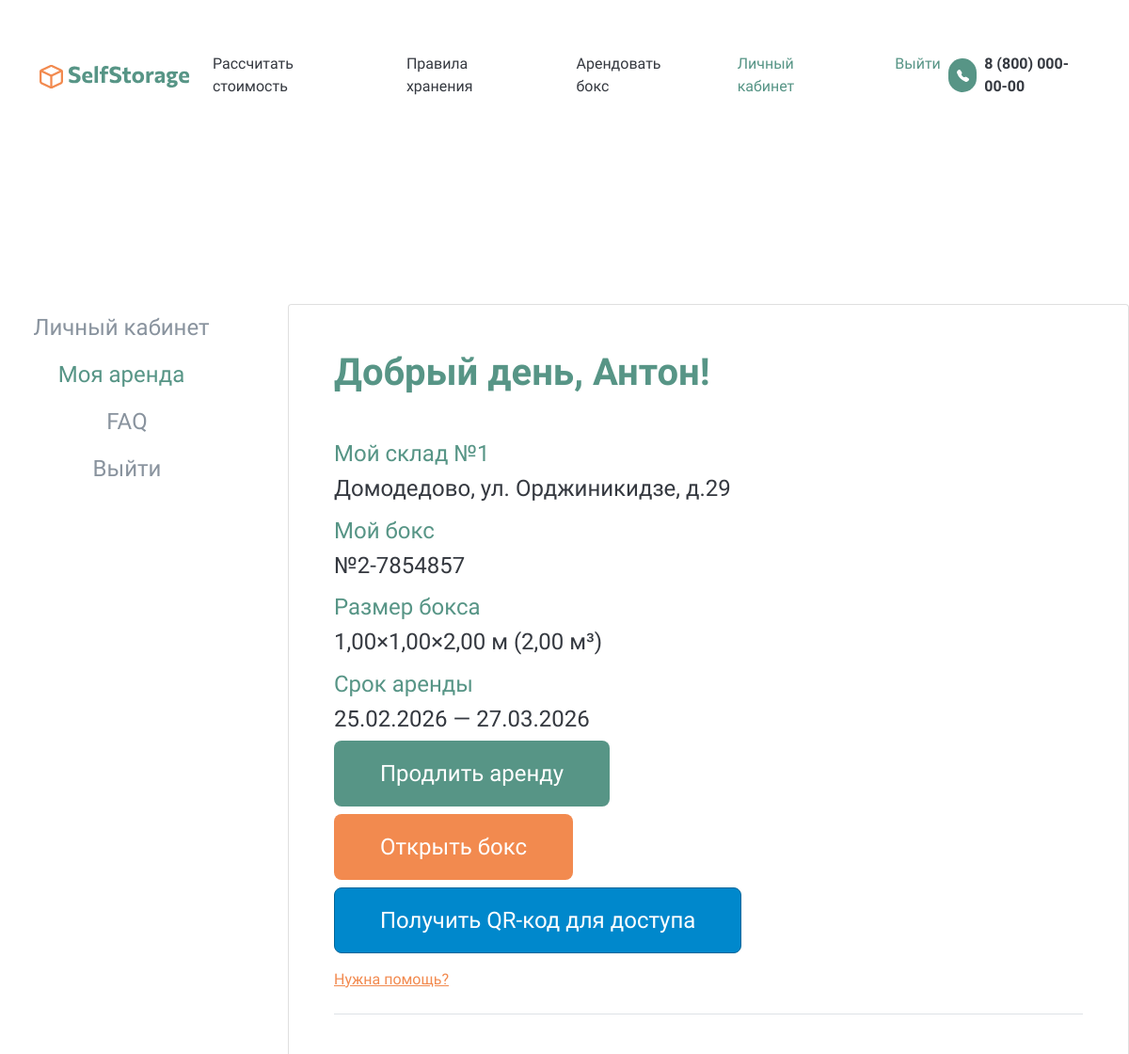
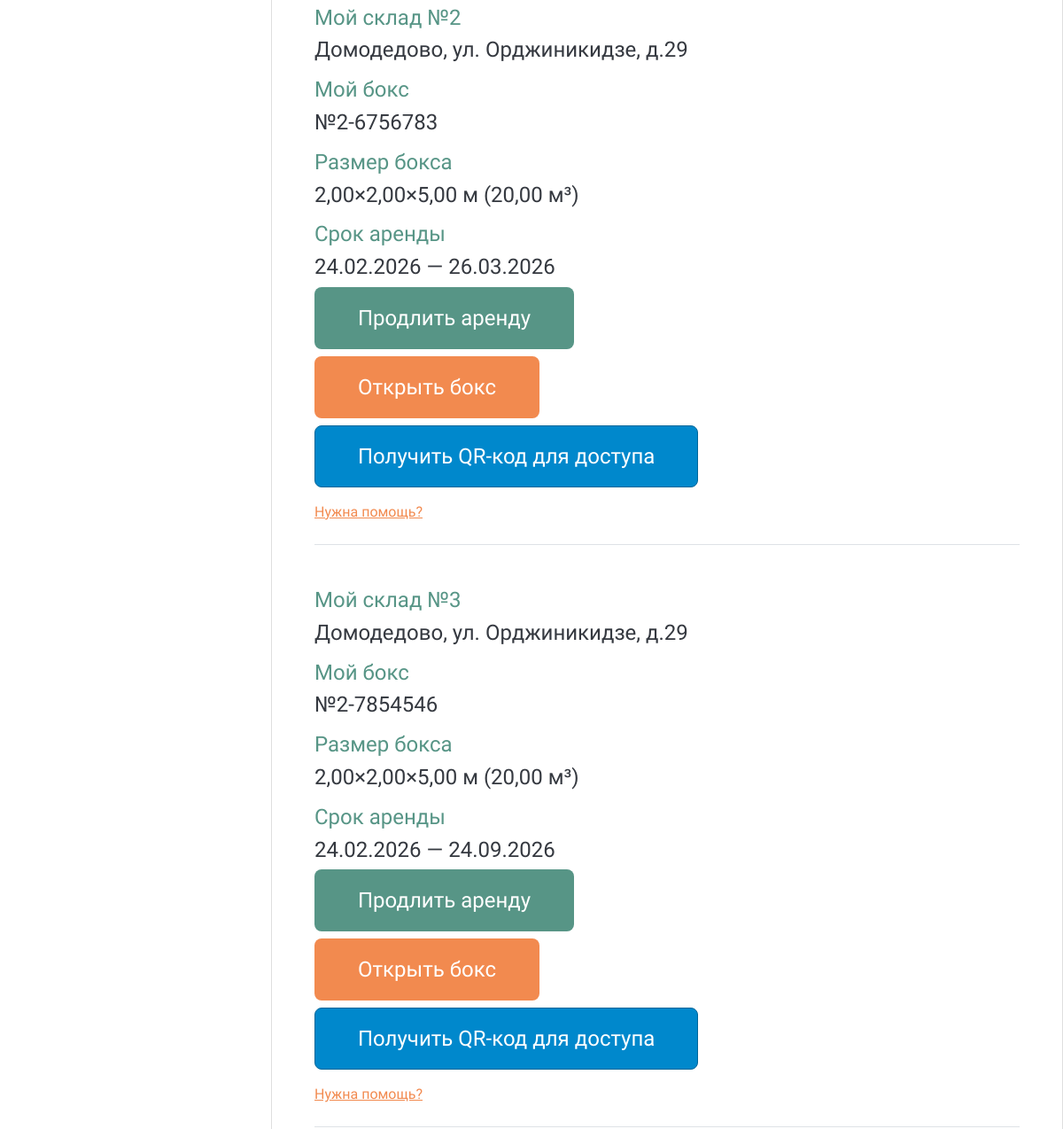
/my-rent/ (signed in, upper part), run on an earlier commit of the app's database (2 pictures, top to bottom).
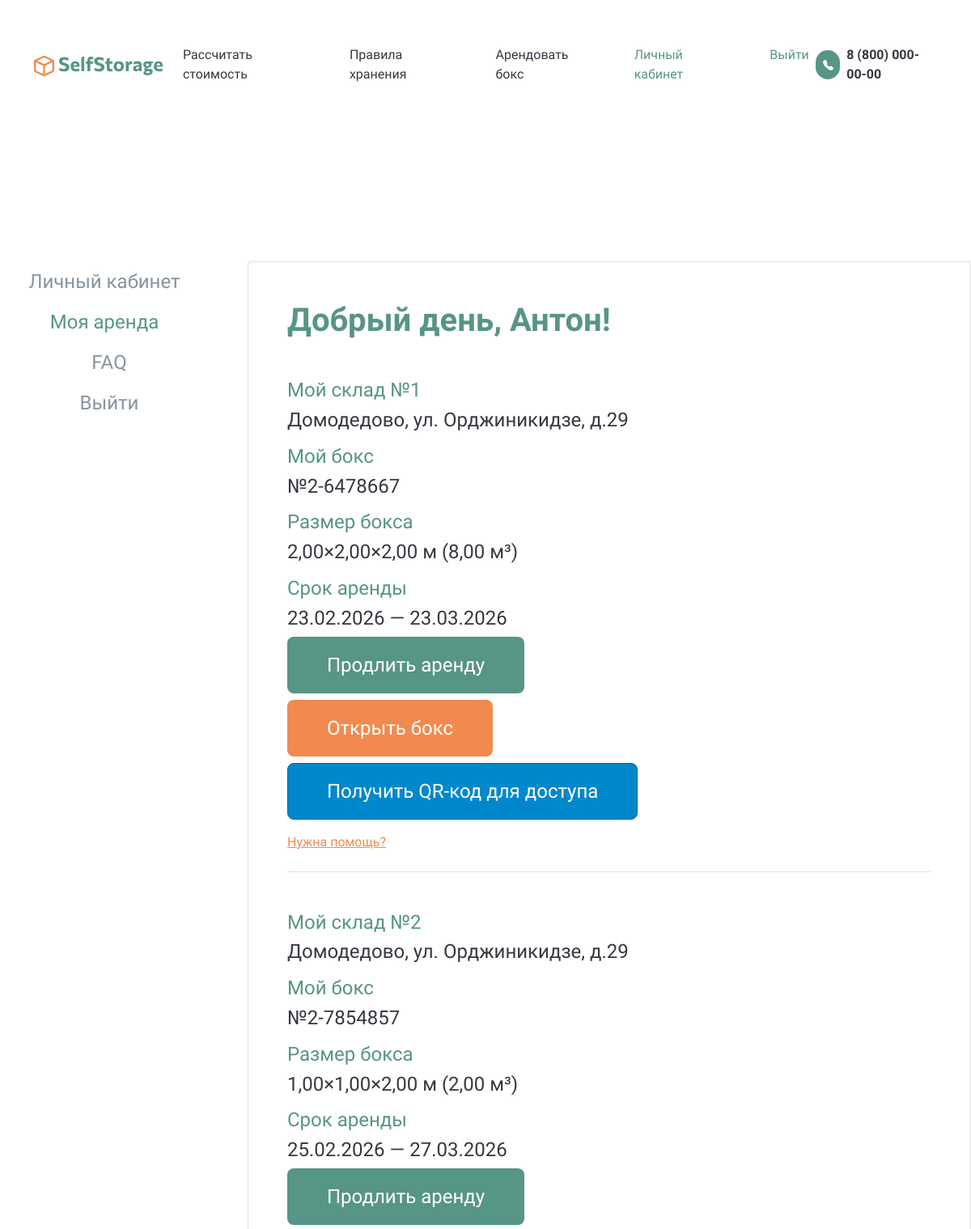
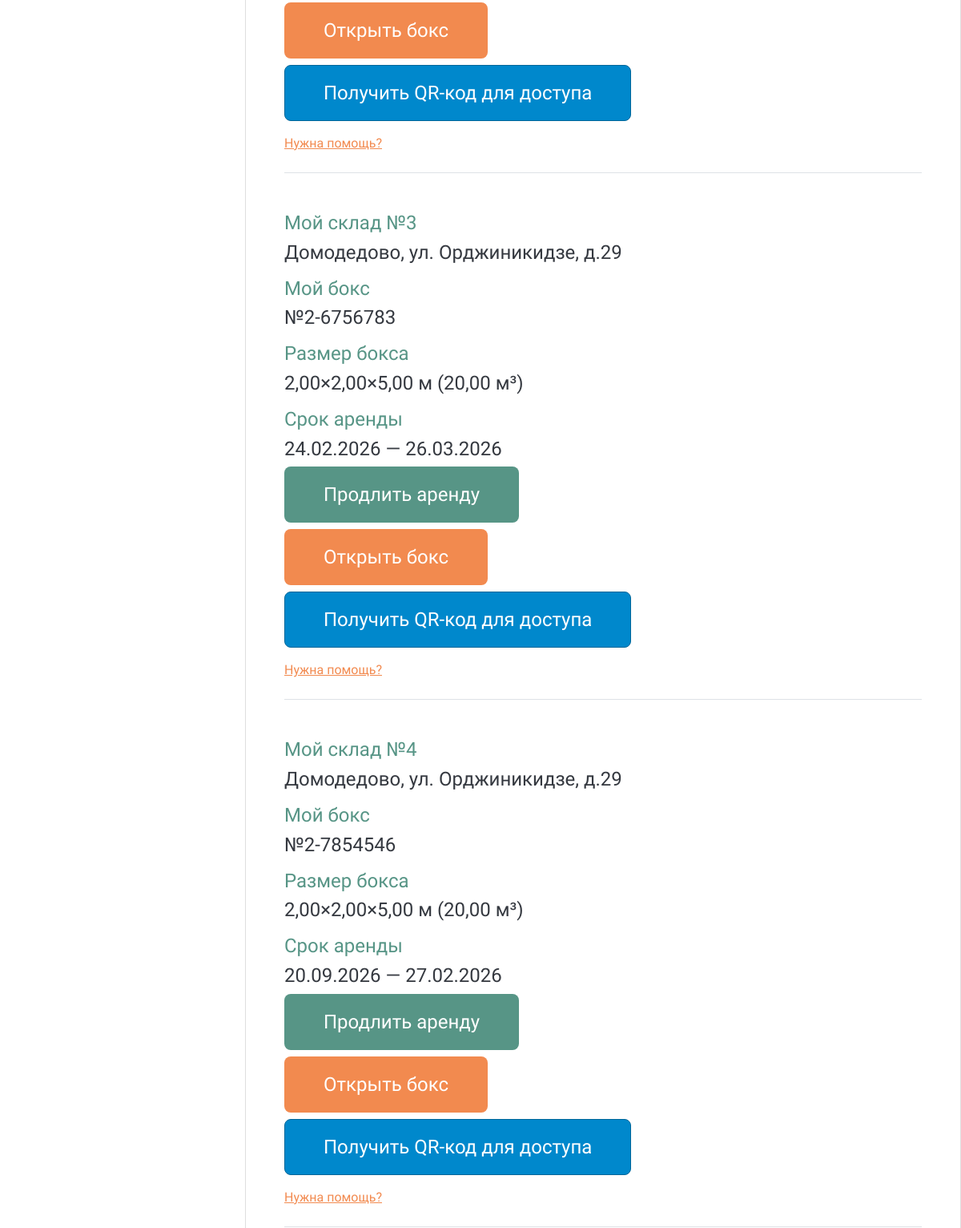
And on a later commit of the database (2 pictures, top to bottom).
### storage/models.py (models this page shows, shortened)
class RentalAgreement(models.Model):
    STATUS_CHOICES = [
        ('active', 'Активен'),
        ('completed', 'Завершен'),
        ('cancelled', 'Отменен'),
        ('overdue', 'Просрочен')
    ]
    client = models.ForeignKey(
        Client,
        on_delete=models.CASCADE,
        related_name='agreements',
        verbose_name="Клиент"
    )
    warehouse = models.ForeignKey(
        Warehouse,
        on_delete=models.PROTECT,
        related_name='agreements',
        verbose_name="Склад"
    )
    boxes = models.ManyToManyField(
        Box,
        related_name='agreements',
        verbose_name="Арендуемые боксы",
        blank=True
    )
    start_date = models.DateField(
        verbose_name="Дата начала",
        default=date.today
    )
    end_date = models.DateField(
        verbose_name="Дата окончания",
        null=True,
        blank=True,
    )
    free_delivery = models.BooleanField(
        default=False,
        verbose_name="Бесплатный вывоз")
    status = models.CharField(
        max_length=20,
        choices=STATUS_CHOICES,
        default='active'
    )
    created_at = models.DateTimeField(
        auto_now_add=True,
        verbose_name="Дата создания"
    )
    reminder_30d_sent = models.BooleanField(
        default=False,
        verbose_name="Напоминание за 30 дней отправлено"
    )
    reminder_14d_sent = models.BooleanField(
        default=False,
        verbose_name="Напоминание за 14 дней отправлено"
    )
    reminder_7d_sent = models.BooleanField(
        default=False,
        verbose_name="Напоминание за 7 дней отправлено"
    )
    reminder_3d_sent = models.BooleanField(
        default=False,
        verbose_name="Напоминание за 3 дня отправлено"
    )
    overdue_notification_sent = models.BooleanField(
        default=False,
        verbose_name="Уведомление о просрочке отправлено"
    )
    last_overdue_reminder_sent = models.DateField(
        null=True,
        blank=True,
        verbose_name="Дата последнего напоминания о просрочке"
    )
    grace_period_notification_sent = models.BooleanField(
        default=False,
        verbose_name="Уведомление о льготном периоде отправлено"
    )
    promo_code = models.ForeignKey(
        PromoCode,
        on_delete=models.SET_NULL,
        null=True,
        blank=True,
        related_name='agreements',
        verbose_name="Примененный промокод"
    )
    class Meta:
        verbose_name = "Договор аренды"
        verbose_name_plural = "Договоры аренды"
        ordering = ['-created_at']
        constraints = [
            models.UniqueConstraint(
                fields=['client', 'promo_code'],
                name='unique_client_promo'
            )
        ]

class Warehouse(models.Model):
    town = models.CharField(max_length=255, verbose_name="Расположение")
    address = models.CharField(max_length=255, verbose_name="Адрес склада")
    description = models.TextField(verbose_name="Описание склада", blank=True)
    directions = models.TextField(verbose_name="Инструкция по проезду", blank=True)
    contacts = models.TextField(verbose_name="Контакты склада", blank=True)
    temperature = models.CharField(
        max_length=50,
        verbose_name="Температурный режим",
        default="17 °С",
        help_text="Например: 17 °С или 15-20 °С"
    )
    ceiling_height = models.DecimalField(
        max_digits=5,
        decimal_places=2,
        verbose_name="Высота потолка всего зала (м)"
    )
    class Meta:
        verbose_name = "Склад"
        verbose_name_plural = "Склады"
        ordering = ['town', 'address']
    def __str__(self):
        return f"{self.town}, {self.address}"

class Box(models.Model):
    STATUS_CHOICES = [
        ('free', 'Свободен'),
        ('occupied', 'Занят'),
        ('maintenance', 'На обслуживании'),
    ]
    box_type = models.ForeignKey(
        BoxType,
        on_delete=models.CASCADE,
        related_name='boxes',
        verbose_name="Тип бокса")
    number = models.CharField(max_length=10, verbose_name="Номер бокса")
    status = models.CharField(
        max_length=20,
        choices=STATUS_CHOICES,
        default='free',
        verbose_name="Статус"
    )
    current_agreement = models.ForeignKey(
        'RentalAgreement',
        on_delete=models.SET_NULL,
        null=True,
        blank=True,
        related_name='boxes_rented',
        verbose_name="Текущий договор"
    )
    class Meta:
        verbose_name = "Бокс"
        verbose_name_plural = "Боксы"
        ordering = ['number']
        unique_together = ('box_type', 'number')

class BoxType(models.Model):
    SIZE_CATEGORY_CHOICES = [
        ('small', 'До 3м³'),
        ('medium', 'До 10м³'),
        ('large', 'Свыше 10м³'),
    ]
    warehouse = models.ForeignKey(
        Warehouse,
        on_delete=models.CASCADE,
        related_name='box_types',
        verbose_name='Склад'
    )
    length = models.DecimalField(
        max_digits=5,
        decimal_places=2,
        verbose_name="Длина (м)",
        validators=[MinValueValidator(0.1)]
    )
    width = models.DecimalField(
        max_digits=5,
        decimal_places=2,
        verbose_name="Ширина (м)",
        validators=[MinValueValidator(0.1)]
    )
    height = models.DecimalField(
        max_digits=5,
        decimal_places=2,
        verbose_name="Высота (м)",
        validators=[MinValueValidator(0.1)]
    )
    volume = models.DecimalField(
        max_digits=6,
        decimal_places=2,
        verbose_name="Объем (м³)",
        editable=False
    )
    category = models.CharField(
        max_length=10,
        choices=SIZE_CATEGORY_CHOICES,
        verbose_name="Категория объема",
        editable=False
    )
    price = models.DecimalField(
        max_digits=10,
        decimal_places=2,
        verbose_name="Стоимость аренды (руб/мес)",
        validators=[MinValueValidator(0)]
    )
    total_count = models.PositiveIntegerField(default=0)
    occupied_count = models.PositiveIntegerField(default=0)
    class Meta:
        verbose_name = "Тип бокса"
        verbose_name_plural = "Типы боксов"
        ordering = ['volume']

### users/views.py (the view)
# urls.py: path('my-rent/', views.my_rent_view, name='my_rent'),
@login_required
def my_rent_view(request):
    from storage.models import RentalAgreement, Client
    client, created = Client.objects.get_or_create(
        user=request.user,
        defaults={
            'full_name': f"{request.user.first_name} {request.user.last_name}".strip() or request.user.username,
            'email': request.user.email,
            'phone': getattr(request.user.profile, 'phone', ''),
            'address': getattr(request.user.profile, 'address', '')
        }
    )
    active_rentals = RentalAgreement.objects.filter(
        client=client
    ).exclude(status__in=['completed', 'cancelled']).select_related('warehouse').prefetch_related('boxes', 'boxes__box_type')
    if active_rentals.exists():
        return render(request, 'my-rent.html', {
            'rentals': active_rentals,
            'user': request.user,
            'profile': request.user.profile
        })
    return render(request, 'my-rent-empty.html', {
        'user': request.user,
        'profile': request.user.profile
    })

### templates/my-rent.html (shortened to what this page needs)
{% extends 'base.html' %}
{% load static %}
{% block content %}
<div class="row mt-header">
    <div class="col-lg-3 d-flex flex-column nav nav-pills">
        <a href="{% url 'cabinet' %}"
           class="ps-0 btn bg-white fs_24 shadow-none SelfStorage_grey SelfStorage_tab">
            Личный кабинет
        </a>
        <a href="{% url 'my_rent' %}"
           class="ps-0 btn bg-white fs_24 shadow-none SelfStorage_orange SelfStorage_tab active">
            Моя аренда
        </a>
        <a href="{% url 'faq' %}"
           class="btn fs_24 shadow-none text-decoration-none SelfStorage_grey SelfStorage_tab">
            FAQ
        </a>
        <a href="{% url 'logout' %}"
           class="btn fs_24 shadow-none text-decoration-none SelfStorage_grey SelfStorage_tab">
            Выйти
        </a>
    </div>
    <div class="col-lg-9">
        <div class="card p-5">
            <h1 class="fw-bold SelfStorage_green mb-5">
                Добрый день, {{ user.first_name|default:user.username }}!
            </h1>
            {% for rental in rentals %}
            <div class="mb-5 pb-4 border-bottom">
                <h4 class="SelfStorage_green">Мой склад №{{ forloop.counter }}</h4>
                <h4>{{ rental.warehouse }}</h4>
                <h4 class="SelfStorage_green mt-3">Мой бокс</h4>
                <h4>
                    {% for box in rental.boxes.all %}
                        №{{ box.number }}{% if not forloop.last %}, {% endif %}
                    {% empty %}
                        Ожидает назначения
                    {% endfor %}
                </h4>
                <h4 class="SelfStorage_green mt-3">Размер бокса</h4>
                <h4>
                    {% for box in rental.boxes.all %}
                        {% if box.box_type %}
                            {{ box.box_type.length }}×{{ box.box_type.width }}×{{ box.box_type.height }} м
                            ({{ box.box_type.volume }} м³)
                        {% else %}
                            Не указан
                        {% endif %}
                    {% empty %}
                        —
                    {% endfor %}
                </h4>
                <h4 class="SelfStorage_green mt-3">Срок аренды</h4>
                <h4>{{ rental.start_date|date:"d.m.Y" }} — {{ rental.end_date|date:"d.m.Y"|default:"Не ограничен" }}</h4>
                <div class="mb-2">
                    <a href="{% url 'extend_rent' rental.id %}"
                    class="btn fs_24 px-5 py-3 text-white border-8 SelfStorage__bg_green SelfStorage__btn2_green">
                        Продлить аренду
                    </a>
                </div>
                <div class="mb-2">
                    <a href="{% url 'open_box' rental.id %}"
                    class="btn fs_24 px-5 py-3 text-white border-8 SelfStorage__bg_orange SelfStorage__btn2_orange">
                        Открыть бокс
                    </a>
                </div>
               <div class="mt-2">
                    <a href="{% url 'request_qr' rental.id %}"
                    class="btn fs_24 px-5 py-3 text-white border-8 SelfStorage__bg_blue SelfStorage__btn2_blue mb-3">
                        Получить QR-код для доступа
                    </a>
                </div>
                <a href="{% url 'faq' %}" class="SelfStorage_orange">Нужна помощь?</a>
            </div>
            {% endfor %}
        </div>
    </div>
</div>
{% endblock %}

What changed in the data, as far as the page shows it:
added RentalAgreement: warehouse "Домодедово, ул. Орджиникидзе, д.29", start_date "23.02.2026", end_date "23.03.2026"
now on this page (row edited): Box: number "2-6478667", box_type.length "2,00", box_type.width "2,00", box_type.height "2,00", box_type.volume "8,00"
changed RentalAgreement (number 4 of 4 on the later page): start_date "24.02.2026" → "20.09.2026"; end_date "24.09.2026" → "27.02.2026"
